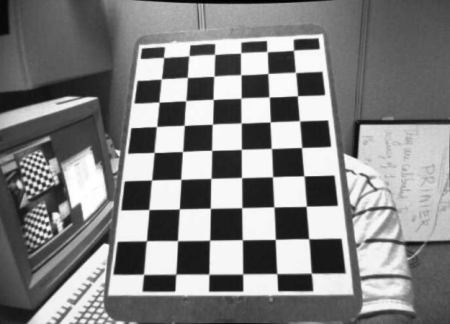
#> input picture 7IkM3.jpg, 450 x 324 px
$ python test2.py
#> lines starting #> are read from the running program, lines starting #| are printed output that depends on the picture; after the words box and inside, x2 and y2 are one past the last pixel; in counts of white or black regions, pixels touching at a corner belong together; long printed decimals are rounded
import numpy as np
import cv2 as cv
import glob

# termination criteria
criteria = (cv.TERM_CRITERIA_EPS + cv.TERM_CRITERIA_MAX_ITER, 30, 0.001)
# prepare object points, like (0,0,0), (1,0,0), (2,0,0) ....,(6,5,0)
objp = np.zeros((6*7,3), np.float32)
objp[:,:2] = np.mgrid[0:7,0:6].T.reshape(-1,2)
# Arrays to store object points and image points from all the images.
objpoints = [] # 3d point in real world space
imgpoints = [] # 2d points in image plane.
images = glob.glob('7IkM3.jpg')
cv.waitKey(500)

for fname in images:
    img = cv.imread(fname)
#> img is the input picture: shape (324, 450, 3); min 0, max 255, mean 130.5

    gray = cv.cvtColor(img, cv.COLOR_BGR2GRAY)
    cv.imshow('images', gray)
    # Find the chess board corners
    ret, corners = cv.findChessboardCorners(gray, (7,6), None)
#> ret = True; corners = 42 rows, first 8: [146.6, 240.8], [148.9, 209.6], [151.6, 179.9], [154.1, 152.4], [156.6, 126.5], [159, 102.1], [161.4, 78.78], [177.5, 240.5]
    # If found, add object points, image points (after refining them)
    if ret == True:
        objpoints.append(objp)
        corners2 = cv.cornerSubPix(gray,corners, (11,11), (-1,-1), criteria)
#> corners2 = 42 rows, first 8: [146.4, 240.8], [148.8, 209.5], [151.5, 180], [154.1, 152.5], [156.5, 126.5], [158.9, 102], [161.3, 78.8], [177.5, 240.7]
        imgpoints.append(corners)
        # Draw and display the corners
        cv.drawChessboardCorners(img, (7,6), corners2, ret)
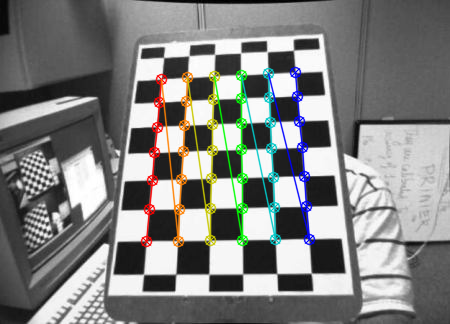
#> img: shape (324, 450, 3); 5.91% of pixels changed, all inside (x1, y1, x2, y2) = (140, 66, 316, 248)
        cv.imshow('img', img)
        cv.waitKey(500)


ret, mtx, dist, rvecs, tvecs = cv.calibrateCamera(objpoints, imgpoints, gray.shape[::-1], None, None)
#> ret = 0.103; mtx = [[443, 0, 225.9], [0, 469.4, 164], [0, 0, 1]]; dist = [[-0.418, 12.2, -0.000562, 0.0137, -126.1]]; rvecs = ([-0.447, -0.326, -1.55],); tvecs = ([-2.5, 2.27, 13.66],)
print('ret',ret)
#| ret 0.1028
print('mtx',mtx)
#| mtx [[442.974   0.         225.909 ]
#|  [  0.         469.440 163.994]
#|  [  0.           0.           1.        ]]
print('dist',dist)
#| dist [[-4.18076005e-01  1.22027519e+01 -5.62105059e-04  1.37318614e-02
#|   -1.26055674e+02]]
print('rvecs',rvecs)
#| rvecs (array([[-0.447],
#|        [-0.3264],
#|        [-1.546]]),)
print('tvecs',tvecs)
#| tvecs (array([[-2.500],
#|        [ 2.267],
#|        [13.662]]),)
img = cv.imread('7IkM3.jpg')
h,  w = img.shape[:2]
#> h = 324; w = 450
newcameramtx, roi = cv.getOptimalNewCameraMatrix(mtx, dist, (w,h), 1, (w,h))
#> newcameramtx = [[443, 0, 225.9], [0, 469.4, 164], [0, 0, 1]]; roi = (0, 0, 449, 323)
print('newcameramtx',newcameramtx)
#| newcameramtx [[442.974   0.         225.909 ]
#|  [  0.         469.440 163.994]
#|  [  0.           0.           1.        ]]
# undistort
dst = cv.undistort(img, mtx, dist, None, newcameramtx)
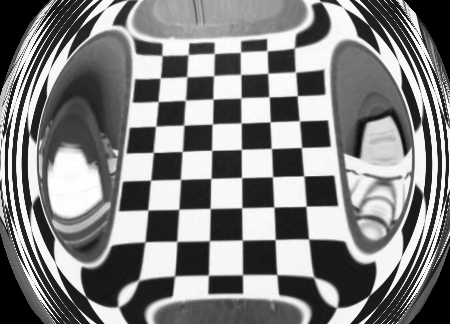
#> dst: shape (324, 450, 3); min 0, max 255, mean 130.2
# crop the image
x, y, w, h = roi
#> x = 0; y = 0; w = 449; h = 323
print('roi',roi)
#| roi (0, 0, 449, 323)
dst = dst[y:y+h, x:x+w]
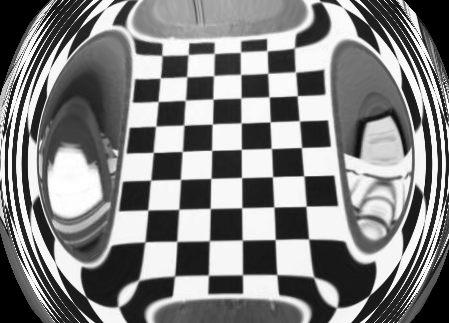
#> dst: shape (323, 449, 3); min 0, max 255, mean 130.5
cv.imwrite('calibresult.png', dst)
mean_error = 0
for i in range(len(objpoints)):
    imgpoints2, _ = cv.projectPoints(objpoints[i], rvecs[i], tvecs[i], mtx, dist)
    error = cv.norm(imgpoints[i], imgpoints2, cv.NORM_L2)/len(imgpoints2)
    mean_error += error
#> this loop made 1 pass
#> (error, mean_error) on pass 1: (0.0159, 0.0159)
#> after the loop, mean_error = 0.0159
print( "total error: {}".format(mean_error/len(objpoints)) )
#| total error: 0.01587


cv.waitKey(0)
cv.destroyAllWindows()
